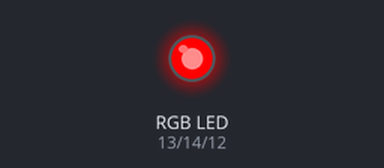
This sketch was run on a simulated Arduino Uno, built with avr-gcc and run on an emulated ATmega328P. On the bench: an RGB LED mixed from three pins (HIGH = lit).

Above: at 1.9 s.
At 7.6 s:
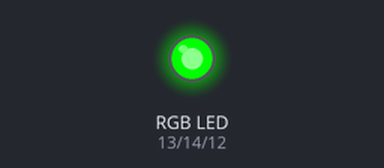
At 15.3 s:
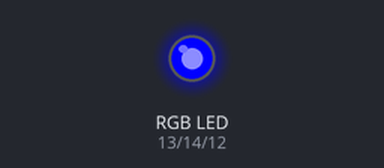
Timing chart, 0 to 29.9 s (numbered marks = the images above):
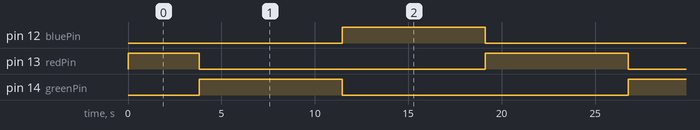

Measured:
- by itself, pin 12 (bluePin), pin 14 (greenPin): alternates HIGH for 7.7 s and LOW for 15.3 s
- by itself, pin 13 (redPin): repeats every 23.0 s: LOW 15.3 s, HIGH 7.7 s
- by itself, everything shown: repeats every 23.0 s, in 3 steps

The sketch:

rgb_spectrum_fade.ino
```cpp
const int redPin = 13;
const int greenPin = 14;
const int bluePin = 12;
int delayFade = 30;

void setup() {
  // Start off with the LED off.
  setColourRgb(0,0,0);
}

void loop() {
  unsigned int rgbColour[3];

  // Start off with red.
  rgbColour[0] = 255;
  rgbColour[1] = 0;
  rgbColour[2] = 0;

  // Choose the colours to increment and decrement.
  for (int decColour = 0; decColour < 3; decColour += 1) {
    int incColour = decColour == 2 ? 0 : decColour + 1;

    // cross-fade the two colours.
    for(int i = 0; i < 255; i += 1) {
      rgbColour[decColour] -= 1;
      rgbColour[incColour] += 1;

      setColourRgb(rgbColour[0], rgbColour[1], rgbColour[2]);
      delay(delayFade);
    }
  }
}

void setColourRgb(unsigned int red, unsigned int green, unsigned int blue) {
  analogWrite(redPin, red);
  analogWrite(greenPin, green);
  analogWrite(bluePin, blue);
 }
```
